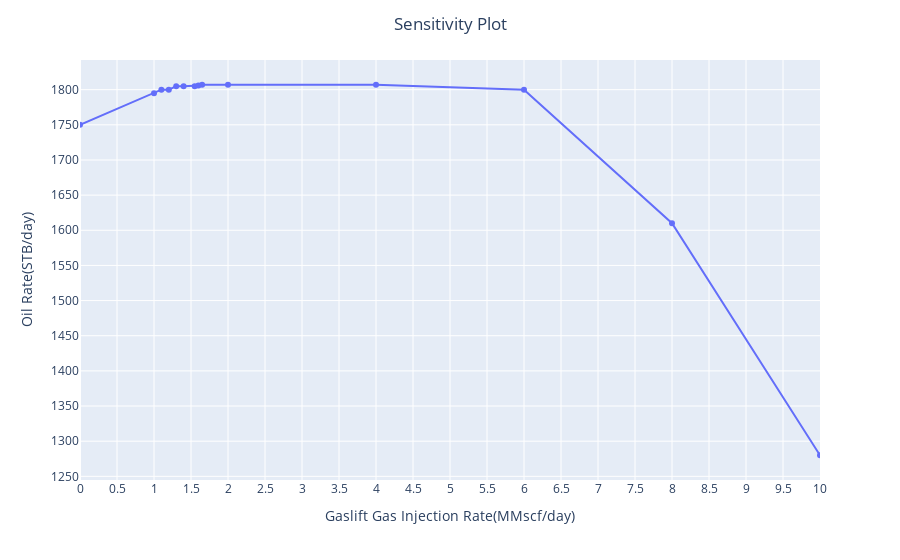

The notebook cell this image was saved under:
### Code cell
import plotly.express as px
fig = px.line(df, x='gas_injection', y='oil_rate', markers=True)
fig.update_layout(title='Sensitivity Plot',
                   xaxis_title='Gaslift Gas Injection Rate(MMscf/day)',
                   yaxis_title='Oil Rate(STB/day)',
                   title_x=0.5, 
                   xaxis={
                       'range':[0, 10]
                   })
fig.update_xaxes(nticks=50)
fig.update_yaxes(nticks=20)
fig.show()

### Figure 1 — Plotly figure (JSON) as saved in the notebook; plotly's stock layout.template omitted (floating-point values rounded to 4 significant figures)
{"data": [{"hovertemplate": "gas_injection=%{x}<br>oil_rate=%{y}<extra></extra>", "legendgroup": "", "line": {"color": "#636efa", "dash": "solid"}, "marker": {"symbol": "circle"}, "mode": "markers+lines", "name": "", "orientation": "v", "showlegend": false, "type": "scatter", "x": [0, 1, 1.1, 1.2, 1.3, 1.4, 1.55, 1.6, 1.65, 2, 4, 6, 8, 10], "xaxis": "x", "y": [1750, 1795, 1800, 1800, 1805, 1805, 1805, 1806, 1807, 1807, 1807, 1800, 1610, 1280], "yaxis": "y"}], "layout": {"legend": {"tracegroupgap": 0}, "margin": {"t": 60}, "title": {"text": "Sensitivity Plot", "x": 0.5}, "xaxis": {"anchor": "y", "domain": [0, 1], "nticks": 50, "range": [0, 10], "title": {"text": "Gaslift Gas Injection Rate(MMscf/day)"}}, "yaxis": {"anchor": "x", "domain": [0, 1], "nticks": 20, "title": {"text": "Oil Rate(STB/day)"}}}}
